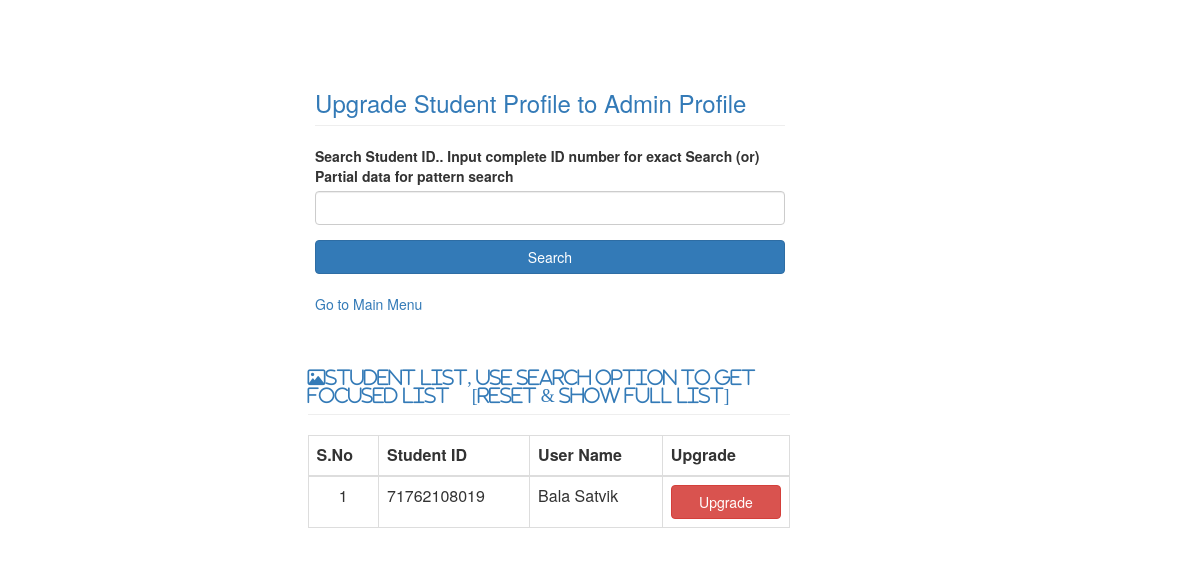
The app's page /upgrade_profile?Id_no=71762108019 with its own data.
### tables this page shows
CREATE TABLE Credentials (
    emailid TEXT PRIMARY KEY,
    Id_no INTEGER NOT NULL,
    Name TEXT NOT NULL,
    Passwd TEXT NOT NULL,
    Dept integer NOT NULL,
    usergrp TEXT NO NULL
);

### app.py (the view)
@app.route("/upgrade_profile", methods = ["POST","GET"])
def upgrade_profile():
    con = sqlite3.connect("IR40.db")
    con.row_factory = sqlite3.Row
    cur = con.cursor()
    if request.method == "POST":
        Id_no = "%"+request.form["Id_no"]+"%"
        select_query = """ SELECT * from Credentials where usergrp='S' and Id_no LIKE ? order by Id_no ASC"""
        cur.execute(select_query,(Id_no,))
    elif request.method =="GET":
        Id_no = request.args.get("Id_no")
        if  Id_no is None:
            select_query = """ SELECT * from Credentials where usergrp='S' order by Id_no ASC"""
            cur.execute(select_query)
        else:
            select_query = """ SELECT * from Credentials where usergrp='S' and Id_no=? order by Id_no ASC"""
            cur.execute(select_query,[Id_no])
    else:
        select_query = """ SELECT * from Credentials where usergrp='S' order by Id_no ASC"""
        cur.execute(select_query)
    data = cur.fetchall()
    con.close()
    return render_template("upgrade_profile.html", data=data, dataalert="N")

### templates/upgrade_profile.html (shortened to what this page needs)
<html>
    <head>
        <link rel="stylesheet" href="{{url_for('static',filename='css/bootstrap.min.css')}}">
        <link rel="stylesheet" href="{{url_for('static',filename='myfont/css/all.min.css')}}">
    </head>
    <body>
        <div class="col-md-offset-3 col-md-5" style="margin-top:50px">
            <form action="/upgrade_profile" method="POST" enctype="multipart/form-data">
                <h3 class="page-header text-primary">Upgrade Student Profile to Admin Profile</h3>
                 <div class="form-group">
                    <label>Search Student ID.. Input complete ID number for exact Search (or) Partial data for pattern search </label>
                    <input type="text" class="form-control" name="Id_no" required>
                </div>
                <div class="form-group">
                    <input type="submit" value="Search" class="btn btn-primary btn-block">
                    <br>
                    <a href="/menu">Go to Main Menu</a>
                </div>
            </form>
        </div>
        {% if data %}
            <div class="row">
            <div class="col-md-offset-3 col-md-5">
                <h4 class="page-header text-primary "><span class="fa fa-image">Student List, Use Search Option to Get Focused List &nbsp;&nbsp;&nbsp;&nbsp;<a href="{{url_for('upgrade_profile')}}">[Reset & Show Full List]</a></span></h4>
                 <table class="table table-bordered">
                      <thead>
                            <tr>
                            <th>S.No</th>
                            <th>Student ID</th>
                            <th>User Name</th>
                            <th>Upgrade</th>
                        </tr>
                        </thead>
                        {% for res in data %}
                            {% set i=loop.index %}
                                <tbody>
                                    <tr>
                                        <td style="text-align:center">{{i}}</td>
                                        <td>{{res['id_no']}}</a></td>
                                        <td>{{res['Name']}}
                                        <td><a href="{{url_for('upgrade_profile_update', id = res['Id_no'])}}" class="btn btn-danger btn-block">Upgrade</a></td>
                                    </tr>
                                </tbody>
                        {% endfor %}
                      </table>
            </div>
        </div>
        {% endif %}
    </body>
</html>

### records on screen
Credentials: Dept "1", id_no "71762108019", Name "Bala Satvik"
